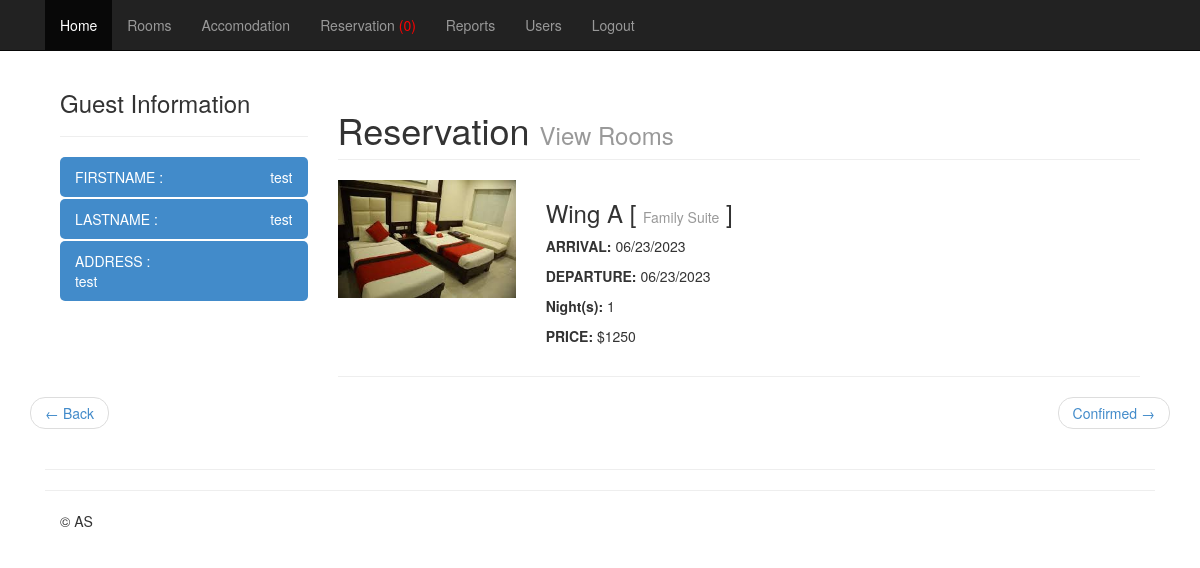
Screenshot of /admin/mod_reservation/index.php?view=view&code=84o7ddgj (signed in) with the database file from the repository.
### tables this page shows
CREATE TABLE `tblpayment` (
  `SUMMARYID` int(11) NOT NULL,
  `TRANSDATE` datetime NOT NULL,
  `CONFIRMATIONCODE` varchar(30) NOT NULL,
  `PQTY` int(11) NOT NULL,
  `GUESTID` int(11) NOT NULL,
  `SPRICE` double NOT NULL,
  `MSGVIEW` tinyint(1) NOT NULL,
  `STATUS` varchar(30) NOT NULL
);

CREATE TABLE `tblguest` (
  `GUESTID` int(11) NOT NULL,
  `REFNO` int(11) NOT NULL,
  `G_FNAME` varchar(30) NOT NULL,
  `G_LNAME` varchar(30) NOT NULL,
  `G_CITY` varchar(90) NOT NULL,
  `G_ADDRESS` varchar(90) NOT NULL,
  `DBIRTH` date NOT NULL,
  `G_PHONE` varchar(20) NOT NULL,
  `G_NATIONALITY` varchar(30) NOT NULL,
  `G_COMPANY` varchar(90) NOT NULL,
  `G_CADDRESS` varchar(90) NOT NULL,
  `G_TERMS` tinyint(4) NOT NULL,
  `G_EMAIL` varchar(99) NOT NULL,
  `G_UNAME` varchar(255) NOT NULL,
  `G_PASS` varchar(255) NOT NULL,
  `ZIP` int(11) NOT NULL,
  `LOCATION` varchar(125) NOT NULL
);

CREATE TABLE `tblreservation` (
  `RESERVEID` int(11) NOT NULL,
  `CONFIRMATIONCODE` varchar(50) NOT NULL,
  `TRANSDATE` date NOT NULL,
  `ROOMID` int(11) NOT NULL,
  `ARRIVAL` datetime NOT NULL,
  `DEPARTURE` datetime NOT NULL,
  `RPRICE` double NOT NULL,
  `GUESTID` int(11) NOT NULL,
  `PRORPOSE` varchar(30) NOT NULL,
  `STATUS` varchar(11) NOT NULL,
  `BOOKDATE` datetime NOT NULL,
  `REMARKS` text NOT NULL,
  `USERID` int(11) NOT NULL
);

CREATE TABLE `tblroom` (
  `ROOMID` int(11) NOT NULL,
  `ROOMNUM` int(11) NOT NULL,
  `ACCOMID` int(11) NOT NULL,
  `ROOM` varchar(30) NOT NULL,
  `ROOMDESC` varchar(255) NOT NULL,
  `NUMPERSON` int(11) NOT NULL,
  `PRICE` double NOT NULL,
  `ROOMIMAGE` varchar(255) NOT NULL,
  `OROOMNUM` int(11) NOT NULL,
  `RoomTypeID` int(11) NOT NULL
);

CREATE TABLE `tblaccomodation` (
  `ACCOMID` int(11) NOT NULL,
  `ACCOMODATION` varchar(30) NOT NULL,
  `ACCOMDESC` varchar(90) NOT NULL
);

### admin/mod_reservation/index.php (called while the page is built, shortened)
<?php
require_once '../themes/backendTemplate.php';
?>

### includes/database.php (called while the page is built, shortened)
<?php
class Database {
	var $sql_string = '';
	private $conn;
	public function open_connection() {
		$this->conn = mysqli_connect(DB_SERVER,DB_USER,DB_PASS);
		if(!$this->conn){
			echo "Problem in database connection! Contact administrator!";
			exit();
		}else{
			$db_select = mysqli_select_db($this->conn,DB_NAME);
		}
	}
	function setQuery($sql='') {
		$this->sql_string=$sql;
	}
	function executeQuery() {
		$result = mysqli_query($this->conn,$this->sql_string);
		return $result;
	}
	private function confirm_query($result) {
		return $result;
	}
	function loadResultList( $key='' ) {
		$cur = $this->executeQuery();
		$array = array();
		while ($row = mysqli_fetch_object($cur)) {
			if ($key) {
				$array[$row->$key] = $row;
			} else {
				$array[] = $row;
			}
		}
		return $array;
	}
	function loadSingleResult() {
		$cur = $this->executeQuery();
		while ($row = mysqli_fetch_object($cur)) {
		return $data = $row;
		}
	}
}
$mydb = new Database();
?>

### includes/functions.php (called while the page is built, shortened)
<?php
	function dateDiff($start, $end) {
	$start_ts = strtotime($start);
	$end_ts = strtotime($end);
	$diff = $end_ts - $start_ts;
	return round($diff / 86400);
	}
?>

### admin/mod_reservation/view.php (the view, shortened to what this page needs)
<?php
$code=$_GET['code'];
		$query="SELECT  `G_FNAME` ,  `G_LNAME` ,  `G_ADDRESS` ,  `TRANSDATE` ,  `CONFIRMATIONCODE` ,  `PQTY` ,  `SPRICE` ,`STATUS`
				FROM  `tblpayment` p,  `tblguest` g
				WHERE p.`GUESTID` = g.`GUESTID` AND `CONFIRMATIONCODE`='".$code."'";
		$mydb->setQuery($query);
		$res = $mydb->loadSingleResult();
		if($res->STATUS=='Confirmed'){
			$stats = '<li class="next"><a href="'.WEB_ROOT .'admin/mod_reservation/controller.php?action=checkin&code='.$res->CONFIRMATIONCODE.
		'">Confirmed &rarr;</a></li>';
		}elseif($res->STATUS=='Checkedin'){
		$stats = '<li class="next"><a href="'.WEB_ROOT .'admin/mod_reservation/controller.php?action=checkout&code='.$res->CONFIRMATIONCODE.
		'">Checkin &rarr;</a></li>';
		}elseif($res->STATUS=='Checkedout'){
		$stats= "";
		}else{
			$stats = '<li class="next"><a href="'.WEB_ROOT .'admin/mod_reservation/controller.php?action=confirm&code='.$res->CONFIRMATIONCODE.
		'">Confirm &rarr;</a></li>';
		}
?>
<div class="container">
 <div class="col-lg-3">
          <div class="box box-solid">
            <div class="box-header with-border">
              <h3 class="box-title ">Guest Information</h3><hr/>
            </div>
            <div class="box-body no-padding">
              <ul class="nav nav-pills nav-stacked">
                <li class="active"><a><i class="fa fa-inbox"></i> FIRSTNAME :
                  <span class="pull-right"><?php echo $res->G_FNAME; ?></span></a></li>
                <li class="active"><a><i class="fa fa-envelope-o"></i> LASTNAME :
                <span class="pull-right"><?php echo $res->G_LNAME; ?></span></a></li>
                <li class="active"><a><i class="fa fa-file-text-o"></i> ADDRESS : <br/>
                <?php echo $res->G_ADDRESS; ?> </a></li>
              </ul>
            </div>
          </div>
 </div>
 <div class="col-lg-9">
        <div class="row">
            <div class="col-lg-12">
                <h1 class="page-header">Reservation
                    <small>View Rooms</small>
                </h1>
            </div>
        </div>
<?php
$query="SELECT *
				FROM  `tblreservation` r,  `tblguest` g,  `tblroom` rm, tblaccomodation a
				WHERE r.`ROOMID` = rm.`ROOMID`
				AND a.`ACCOMID` = rm.`ACCOMID`
				AND g.`GUESTID` = r.`GUESTID`  AND r.`STATUS`<>'Cancelled'
				AND  `CONFIRMATIONCODE` = '".$code."'";
$mydb->setQuery($query);
$res = $mydb->loadResultList();
foreach ($res as $cur) {
$image = WEB_ROOT . 'admin/mod_room/'.$cur->ROOMIMAGE;
$day=dateDiff(date($cur->ARRIVAL),date($cur->DEPARTURE));
?>
        <div class="row">
            <div class="col-md-3">
                    <img class="img-responsive img-hover" src="<?php echo $image ; ?>" alt="">
            </div>
            <div class="col-md-6">
            <div class="box box-solid">
            <ul class="nav nav-pills nav-stacked">
            	<li><h3>
                    <?php echo $cur->ROOM; ?> [ <small><?php echo $cur->ACCOMODATION; ?></small> ]
                </h3>
                </li>
            </ul>
                <p><strong>ARRIVAL: </strong><?php echo date_format(date_create($cur->ARRIVAL),'m/d/Y');?></p>
                <p><strong>DEPARTURE: </strong><?php echo date_format(date_create($cur->DEPARTURE),'m/d/Y'); ?></p>
                <p><strong>Night(s): </strong><?php echo ($day==0) ? '1' : $day; ?></p>
                <p><strong>PRICE: </strong>$<?php echo $cur->RPRICE; ?></p>
            </div>
        </div>
        </div>
        <hr>
       <?php }
       ?>
      </div>
        <div class="row">
            <ul class="pager">
                <li class="previous"><a href="<?php echo WEB_ROOT .'admin/mod_reservation/index.php'; ?>">&larr; Back</a>
                </li>
               <?php echo $stats; ?>
            </ul>
        </div>
        <hr>

### admin/css/offcanvas.css (style rules this page uses)
body { padding-top: 70px; }

### rows the page displays
tblpayment: GUESTID.G_FNAME "test", GUESTID.G_LNAME "test", GUESTID.G_ADDRESS "test"
tblreservation: ROOMID.ROOMIMAGE (picture), ROOMID.ROOM "Wing A", tblaccomodation.ACCOMODATION "Family Suite", ARRIVAL "06/23/2023", DEPARTURE "06/23/2023", shows "1", RPRICE "1250"

### other values shown
$result->Total "0"
